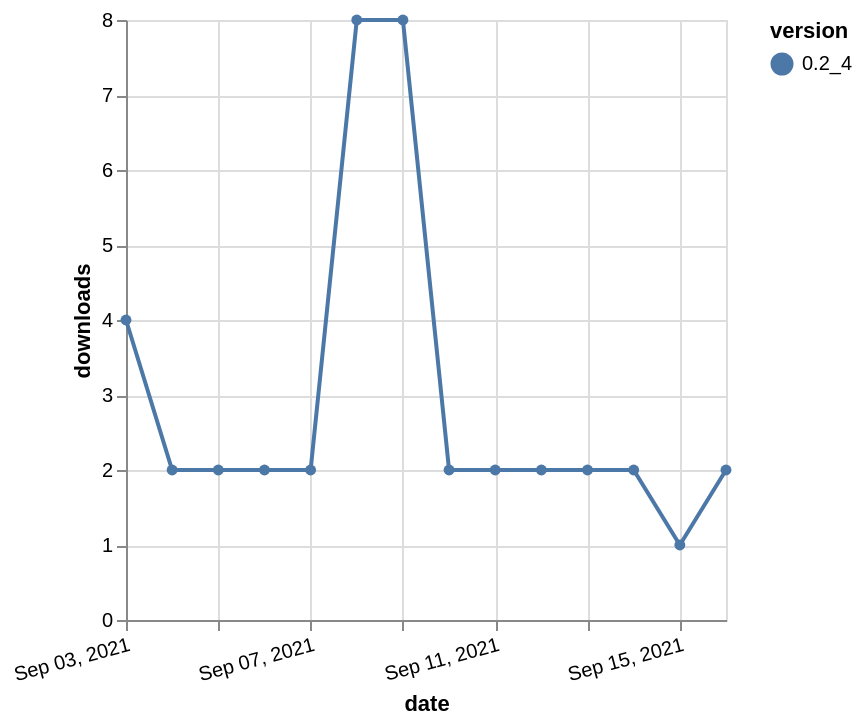

Specify this chart in Vega-Lite:
### Vega-Lite specification from a JSON file in a GitHub repository (floating-point values rounded to 4 significant figures)
{"$schema": "https://vega.github.io/schema/vega-lite/v5.json", "description": "A simple bar chart with embedded data.", "data": {"values": [{"date": "2021-09-03", "total": 4830, "delta": 4, "version": "0.2_4"}, {"date": "2021-09-04", "total": 4832, "delta": 2, "version": "0.2_4"}, {"date": "2021-09-05", "total": 4834, "delta": 2, "version": "0.2_4"}, {"date": "2021-09-06", "total": 4836, "delta": 2, "version": "0.2_4"}, {"date": "2021-09-07", "total": 4838, "delta": 2, "version": "0.2_4"}, {"date": "2021-09-08", "total": 4846, "delta": 8, "version": "0.2_4"}, {"date": "2021-09-09", "total": 4854, "delta": 8, "version": "0.2_4"}, {"date": "2021-09-10", "total": 4856, "delta": 2, "version": "0.2_4"}, {"date": "2021-09-11", "total": 4858, "delta": 2, "version": "0.2_4"}, {"date": "2021-09-12", "total": 4860, "delta": 2, "version": "0.2_4"}, {"date": "2021-09-13", "total": 4862, "delta": 2, "version": "0.2_4"}, {"date": "2021-09-14", "total": 4864, "delta": 2, "version": "0.2_4"}, {"date": "2021-09-15", "total": 4865, "delta": 1, "version": "0.2_4"}, {"date": "2021-09-16", "total": 4867, "delta": 2, "version": "0.2_4"}]}, "width": "container", "mark": {"type": "line", "point": {"filled": true}}, "encoding": {"x": {"field": "date", "type": "temporal", "timeUnit": "yearmonthdate", "title": "date", "axis": {"labelAngle": -15}}, "y": {"field": "delta", "type": "quantitative", "title": "downloads"}, "color": {"field": "version", "type": "nominal"}, "tooltip": {"field": "delta"}}}
